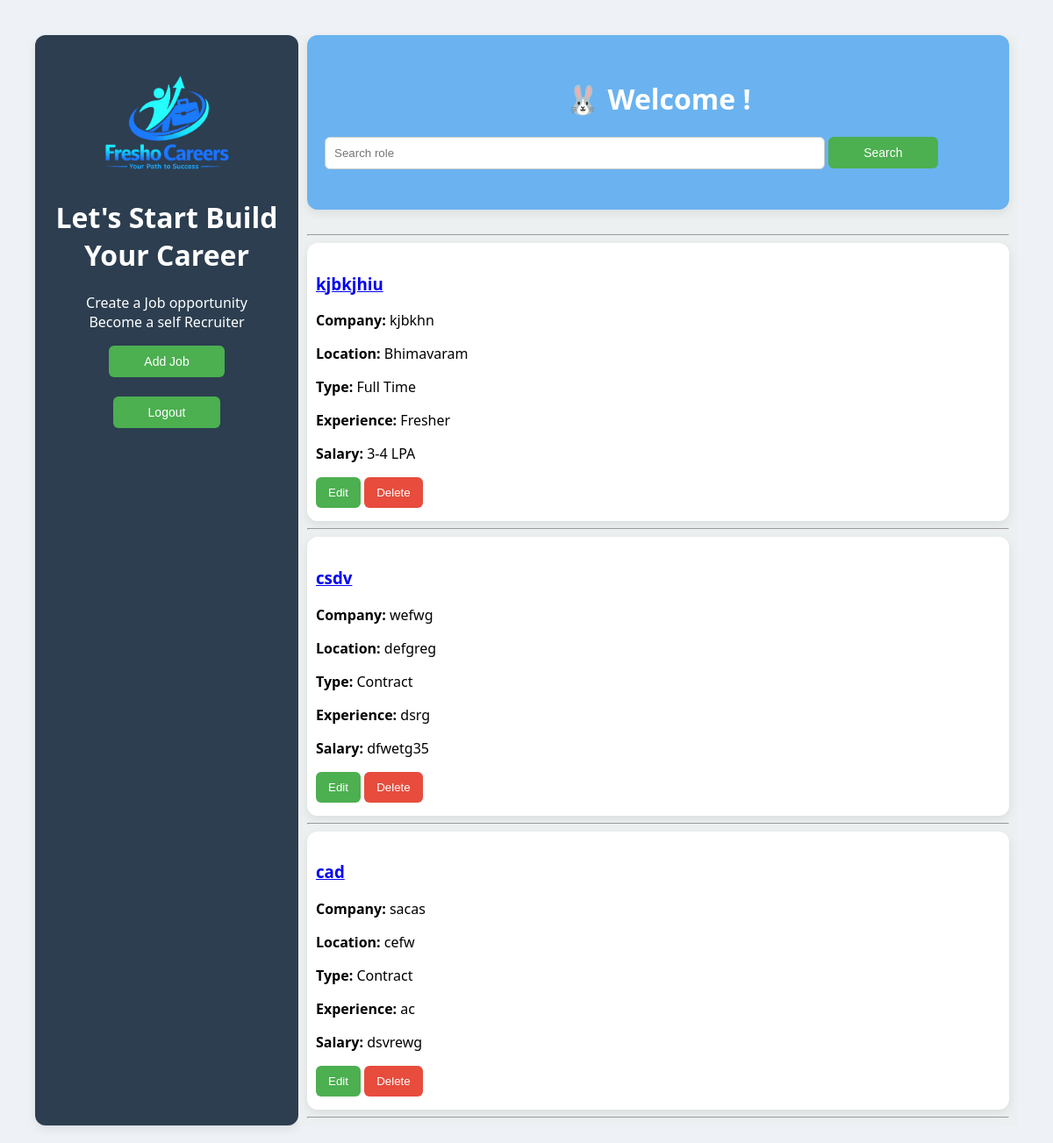
The page / (signed in) on the database its author committed.
### tables this page shows
CREATE TABLE jobs (
    id INTEGER PRIMARY KEY AUTOINCREMENT,
    title TEXT,
    company TEXT,
    location TEXT,
    skills TEXT,
    experience TEXT,
    salary TEXT,
    job_type TEXT,
    description TEXT,
    contact TEXT,
    user_id INTEGER,
    FOREIGN KEY(user_id) REFERENCES users(id)
);

### app.py (the view)
@app.route("/")
def home():
    if "user_id" not in session:
        return redirect(url_for("login"))
    search = request.args.get("search")
    conn = sqlite3.connect("database.db")
    c = conn.cursor()
    query = "SELECT * FROM jobs WHERE 1=1"
    params = []
    if search:
        query += " AND (LOWER(title) LIKE LOWER(?) OR LOWER(job_type) LIKE LOWER(?) OR LOWER(location) LIKE LOWER(?)OR LOWER(experience) LIKE LOWER(?))"
        params.append('%' + search + '%')
        params.append('%' + search + '%')
        params.append('%' + search + '%')
        params.append('%' + search + '%')
    c.execute(query, params)
    jobs = c.fetchall()
    conn.close()
    return render_template("index.html", jobs=jobs, request=request)

### templates/index.html (shortened to what this page needs)
<head>
    <link rel="stylesheet" href="{{ url_for('static', filename='style.css') }}">
</head>
<body>
    <div class="layout">
        <div class="sidebar">
            <img src="{{ url_for('static', filename='FClogo.png') }}" width="60">
            <h1>Let's Start Build<br>Your Career</h1>
            {% if session.get('role') == 'recruiter' %}
            <p class="tagline">
                Create a Job opportunity<br>
                Become a self Recruiter
            </p>
            <a href="/add"><button class="b1">Add Job</button></a>
            {% endif %}<br><br>
            <a href="/logout">
                <button class="b1">Logout</button>
            </a>
        </div>
        <div class="main">
            <div class="top">
                <h1>🐰 Welcome !</h1>
                <form method="GET">
                    <input type="text" name="search" placeholder="Search role"
                        value="{{ request.args.get('search','') }}">
                    <button class="b1" type="submit">Search</button>
                </form>
            </div>
            <div class="text">
            </div>
            {% for job in jobs %}
            <hr>
            <div class="job-card">
                <a href="/job/{{ job[0] }}">
                    <h3>{{ job[1] }}</h3>
                </a>
                <p><b>Company:</b> {{ job[2] }}</p>
                <p><b>Location:</b> {{ job[3] }}</p>
                <p><b>Type:</b> {{ job[7] }}</p>
                <p><b>Experience:</b> {{ job[5] }}</p>
                <p><b> Salary:</b> {{ job[6] }}</p>
                {% if session.get('role') == 'recruiter' and job[10] == session.get('user_id') %}
                <a href="/edit/{{ job[0] }}"><button>Edit</button></a>
                <a href="/delete/{{ job[0] }}" onclick="return confirm('Are you sure?');">
                    <button class="delete-btn">Delete</button>
                </a>
                {% endif %}
            </div>
            {% endfor %}
            <hr>
        </div>
    </div>
</body>

### static/style.css (style rules this page uses)
body { font-family: 'Segoe UI', sans-serif; background-color: #eef1f5; margin: 40px; }
h1 { text-align: center; color: white; }
.text { padding: 10px; text-align: center; color: #2c3e50; }
.job-card { background: white; padding: 15px 10px; margin-top: 0; border-radius: 12px; box-shadow: 0 4px 12px rgba(0, 0, 0, 0.08); }
input, select { padding: 10px; width: 75%; border-radius: 6px; border: 1px solid #ccc; }
button { padding: 10px 14px; border: none; border-radius: 6px; background: #4CAF50; color: white; cursor: pointer; }
.b1 { font-size: 14px; padding: 10px 40px; border: none; border-radius: 6px; background: #4CAF50; color: white; cursor: pointer; }
.delete-btn { background: #e74c3c; }
.top { background-color: #6ab3f0; padding: 30px 20px; border-radius: 12px; box-shadow: 0 4px 12px rgba(0, 0, 0, 0.08); }
.layout { display: flex; min-height: 100vh; }
.sidebar { text-align: center; width: 260px; background: #2c3e50; color: white; padding: 40px 20px; border-radius: 12px; box-shadow: 0 4px 12px rgba(0, 0, 0, 0.08); }
.sidebar img { width: 150px; height: auto; }
.main { flex: 1; background: #ecf0f1; padding: 0px 10px; }

### rows shown on the page
jobs: title "kjbkjhiu", company "kjbkhn", location "Bhimavaram", job_type "Full Time", experience "Fresher", salary "3-4 LPA"
jobs: title "csdv", company "wefwg", location "defgreg", job_type "Contract", experience "dsrg", salary "dfwetg35"
jobs: title "cad", company "sacas", location "cefw", job_type "Contract", experience "ac", salary "dsvrewg"
